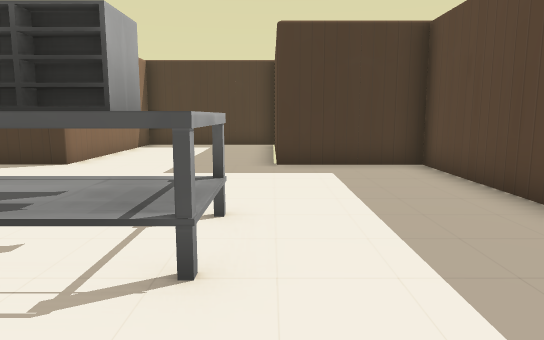
View 1 (above)

16 first-person views from a walk through a Unity game level. The camera is 1.2 m above the floor, tilts 8° down and sees 70° across. The floor is counted in squares, 1 m on a side. Each view is taken from the middle of a square. On the plan, view 1 faces up. The plan holds only what a view shows up to about 15 squares ahead; the rest is blank. The player is left out. Some animated figures are not drawn.

View 2
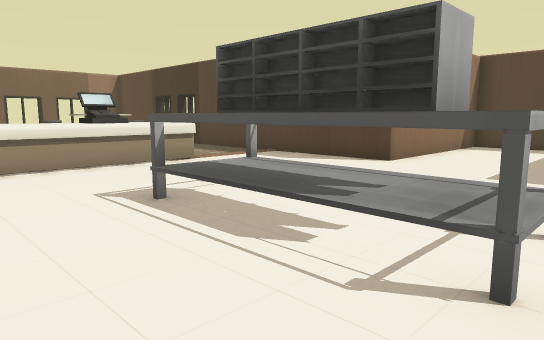

View 3
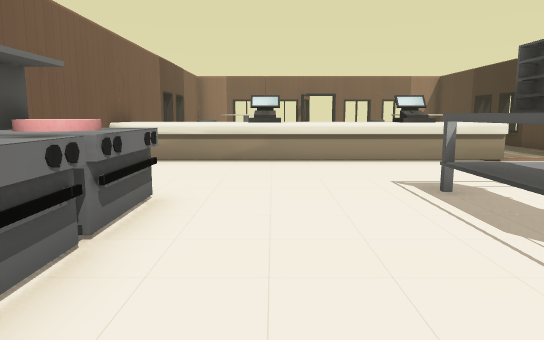

View 4
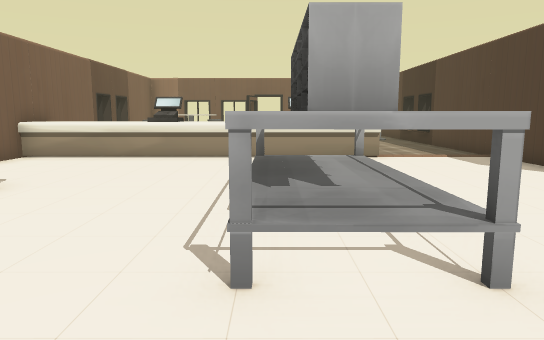

View 5
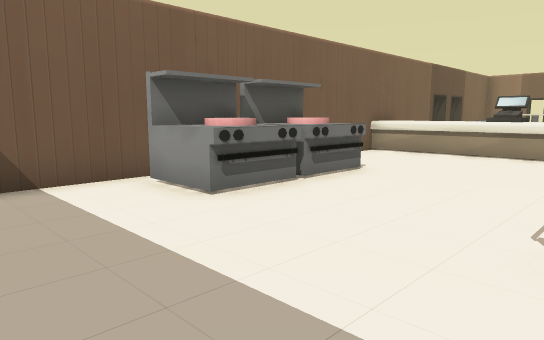

View 6
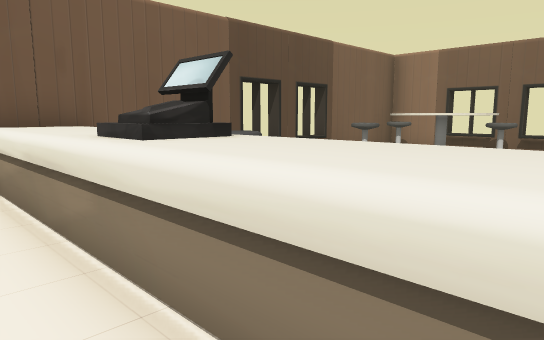

View 7
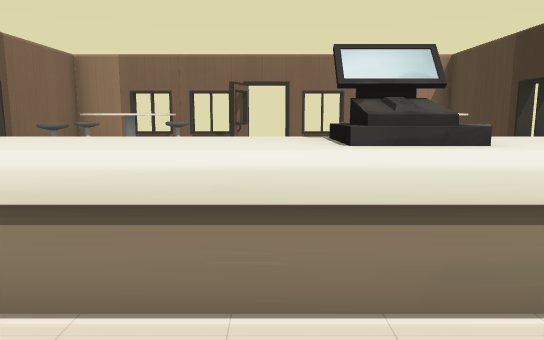

View 8
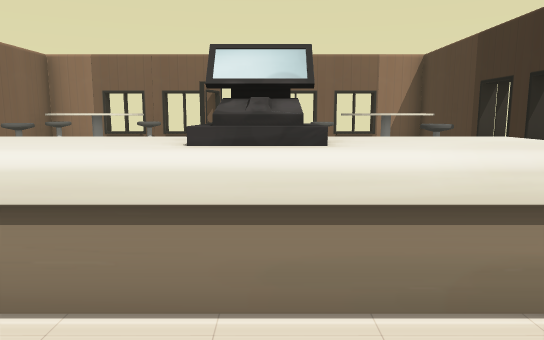

View 9
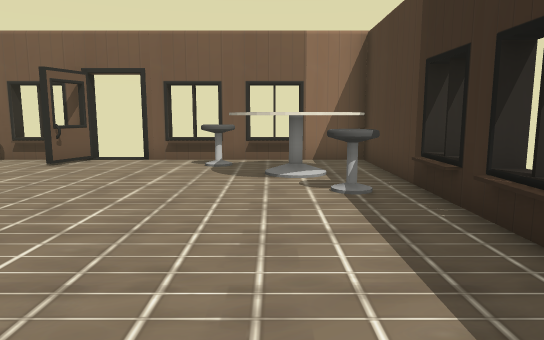

View 10
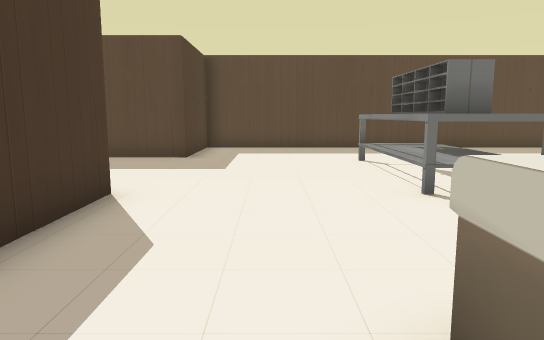

View 11
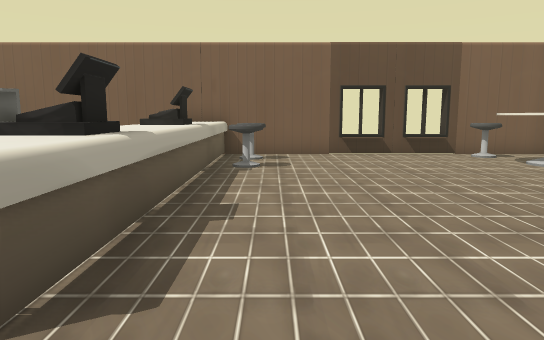

View 12
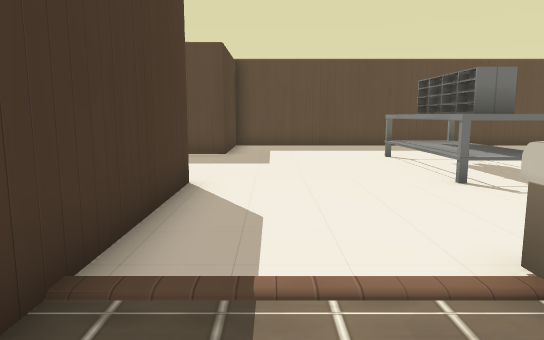

View 13
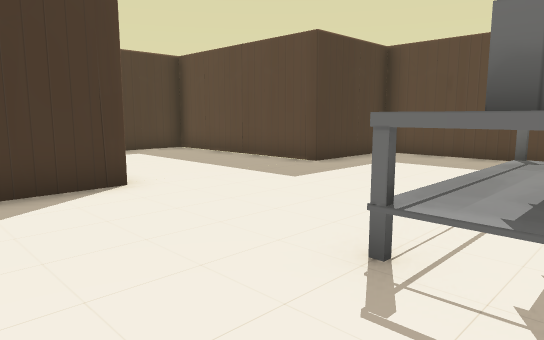

View 14
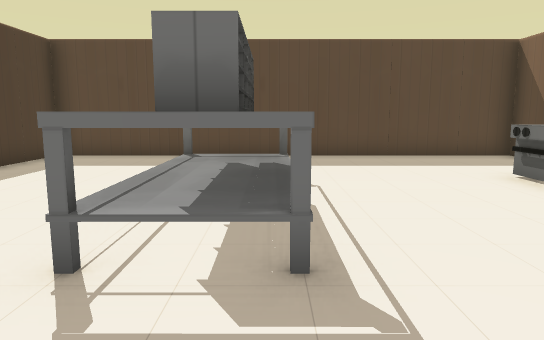

View 15
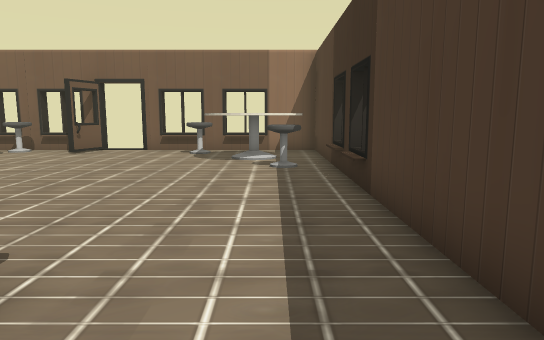

View 16
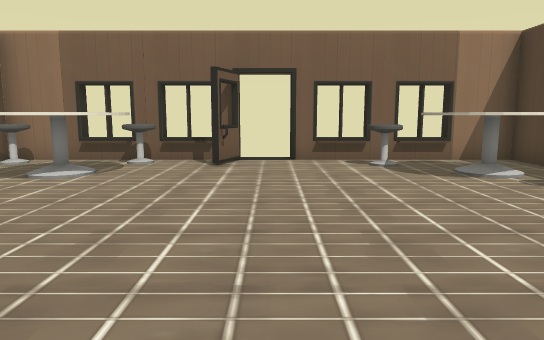

### Floor plan
Key: @ floor where view 1 was taken; # wall or solid block; x gap in a wall; . floor; = window, fence, low wall or low ledge; ^ raised ledge; O other object.
Columns run from 22 left of view 1 to 4 right of it. Each row starts with its distance up from view 1.
 16                  ######
 15                  #....#
 14                  #....#
 13                  #....#
 12                  #....#
 11                  #....#
 10 ######x x#########....#####
  9 #. OOO....................#
  8 #. OOO....................#
  7 #. OO.....................#
  6 #OOO........^^............#
  5  .O.........^^...OOOOO....#
  4 x...........O#...OOOOO....#
  3  ...........O^...OOOOO....#
  2 #=..........^^............#
  1  ...........^^............#
  0 #O.OO.......O#........@...#
 -1 #OOOO.....OOO^............#
 -2 #. OO.......^^....OOOO....#
 -3 #OOOO.....OO^^....OOOO....#
 -4 ############^##############

Positions as (right, up) in squares from view 1, and headings:
1: (0, 0), facing up
2: (0, 0), facing up-left
3: (1, 0), facing left
4: (2, 3), facing left
5: (3, 3), facing down-left
6: (-8, 3), facing down-left
7: (-7, 3), facing left
8: (-7, 4), facing left
9: (-11, 7), facing left
10: (-11, 7), facing right
11: (-12, 8), facing down
12: (-12, 8), facing right
13: (-8, 3), facing up-right
14: (-8, 3), facing right
15: (-8, 8), facing left
16: (-11, 3), facing left
